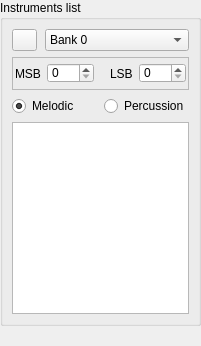
        <widget class="QFrame" name="instrlist_frame">
         <property name="frameShape">
          <enum>QFrame::NoFrame</enum>
         </property>
         <property name="frameShadow">
          <enum>QFrame::Raised</enum>
         </property>
         <layout class="QVBoxLayout" name="verticalLayout_12">
          <property name="leftMargin">
           <number>0</number>
          </property>
          <property name="topMargin">
           <number>0</number>
          </property>
          <property name="rightMargin">
           <number>0</number>
          </property>
          <property name="bottomMargin">
           <number>0</number>
          </property>
          <item>
           <widget class="QGroupBox" name="groupBox_2">
            <property name="sizePolicy">
             <sizepolicy hsizetype="Maximum" vsizetype="Preferred">
              <horstretch>0</horstretch>
              <verstretch>0</verstretch>
             </sizepolicy>
            </property>
            <property name="title">
             <string>Instruments list</string>
            </property>
            <property name="flat">
             <bool>true</bool>
            </property>
            <layout class="QVBoxLayout" name="verticalLayout_5">
             <property name="leftMargin">
              <number>9</number>
             </property>
             <property name="topMargin">
              <number>9</number>
             </property>
             <property name="rightMargin">
              <number>9</number>
             </property>
             <property name="bottomMargin">
              <number>9</number>
             </property>
             <item>
              <widget class="QFrame" name="bankListFrame">
               <property name="frameShape">
                <enum>QFrame::NoFrame</enum>
               </property>
               <property name="frameShadow">
                <enum>QFrame::Raised</enum>
               </property>
               <layout class="QHBoxLayout" name="horizontalLayout_8">
                <property name="spacing">
                 <number>8</number>
                </property>
                <property name="leftMargin">
                 <number>0</number>
                </property>
                <property name="topMargin">
                 <number>0</number>
                </property>
                <property name="rightMargin">
                 <number>0</number>
                </property>
                <property name="bottomMargin">
                 <number>0</number>
                </property>
                <item>
                 <widget class="QPushButton" name="bankRename">
                  <property name="maximumSize">
                   <size>
                    <width>25</width>
                    <height>16777215</height>
                   </size>
                  </property>
                  <property name="toolTip">
                   <string>Rename bank</string>
                  </property>
                  <property name="text">
                   <string/>
                  </property>
                  <property name="icon">
                   <iconset resource="resources/resources.qrc">
                    <normaloff>:/pencil_16x16.png</normaloff>:/pencil_16x16.png</iconset>
                  </property>
                 </widget>
                </item>
                <item>
                 <widget class="QComboBox" name="bank_no">
                  <item>
                   <property name="text">
                    <string>Bank 0</string>
                   </property>
                  </item>
                 </widget>
                </item>
               </layout>
              </widget>
             </item>
             <item>
              <widget class="QFrame" name="bank_lsbmsb">
               <property name="enabled">
                <bool>true</bool>
               </property>
               <property name="minimumSize">
                <size>
                 <width>0</width>
                 <height>33</height>
                </size>
               </property>
               <property name="frameShape">
                <enum>QFrame::StyledPanel</enum>
               </property>
               <property name="frameShadow">
                <enum>QFrame::Raised</enum>
               </property>
               <layout class="QHBoxLayout" name="horizontalLayout_5">
                <property name="leftMargin">
                 <number>2</number>
                </property>
                <property name="topMargin">
                 <number>4</number>
                </property>
                <property name="rightMargin">
                 <number>2</number>
                </property>
                <property name="bottomMargin">
                 <number>4</number>
                </property>
                <item>
                 <widget class="QLabel" name="label_48">
                  <property name="text">
                   <string>MSB</string>
                  </property>
                 </widget>
                </item>
                <item>
                 <widget class="QSpinBox" name="bank_msb">
                  <property name="maximumSize">
                   <size>
                    <width>16777215</width>
                    <height>20</height>
                   </size>
                  </property>
                  <property name="toolTip">
                   <string>MIDI bank MSB index alias. Means which MSB bank index will refer this bank.</string>
                  </property>
                  <property name="maximum">
                   <number>255</number>
                  </property>
                 </widget>
                </item>
                <item>
                 <spacer name="horizontalSpacer_3">
                  <property name="orientation">
                   <enum>Qt::Horizontal</enum>
                  </property>
                  <property name="sizeHint" stdset="0">
                   <size>
                    <width>10</width>
                    <height>20</height>
                   </size>
                  </property>
                 </spacer>
                </item>
                <item>
                 <widget class="QLabel" name="label_49">
                  <property name="text">
                   <string>LSB</string>
                  </property>
                 </widget>
                </item>
                <item>
                 <widget class="QSpinBox" name="bank_lsb">
                  <property name="maximumSize">
                   <size>
                    <width>16777215</width>
                    <height>20</height>
                   </size>
                  </property>
                  <property name="toolTip">
                   <string>MIDI bank LSB index alias. Means which LSB bank index will refer this bank.</string>
                  </property>
                  <property name="maximum">
                   <number>255</number>
                  </property>
                 </widget>
                </item>
               </layout>
              </widget>
             </item>
             <item>
              <layout class="QHBoxLayout" name="horizontalLayout_7">
               <item>
                <widget class="QRadioButton" name="melodic">
                 <property name="maximumSize">
                  <size>
                   <width>16777215</width>
                   <height>20</height>
                  </size>
                 </property>
                 <property name="text">
                  <string>Melodic</string>
                 </property>
                 <property name="checked">
                  <bool>true</bool>
                 </property>
                </widget>
               </item>
               <item>
                <widget class="QRadioButton" name="percussion">
                 <property name="maximumSize">
                  <size>
                   <width>16777215</width>
                   <height>20</height>
                  </size>
                 </property>
                 <property name="text">
                  <string>Percussion</string>
                 </property>
                </widget>
               </item>
              </layout>
             </item>
             <item>
              <widget class="QListWidget" name="instruments">
               <property name="sizePolicy">
                <sizepolicy hsizetype="Ignored" vsizetype="Expanding">
                 <horstretch>0</horstretch>
                 <verstretch>0</verstretch>
                </sizepolicy>
               </property>
              </widget>
             </item>
            </layout>
           </widget>
          </item>
          <item>
           <widget class="QLabel" name="version">
            <property name="text">
             <string>&lt;version&gt;</string>
            </property>
           </widget>
          </item>
         </layout>
        </widget>
